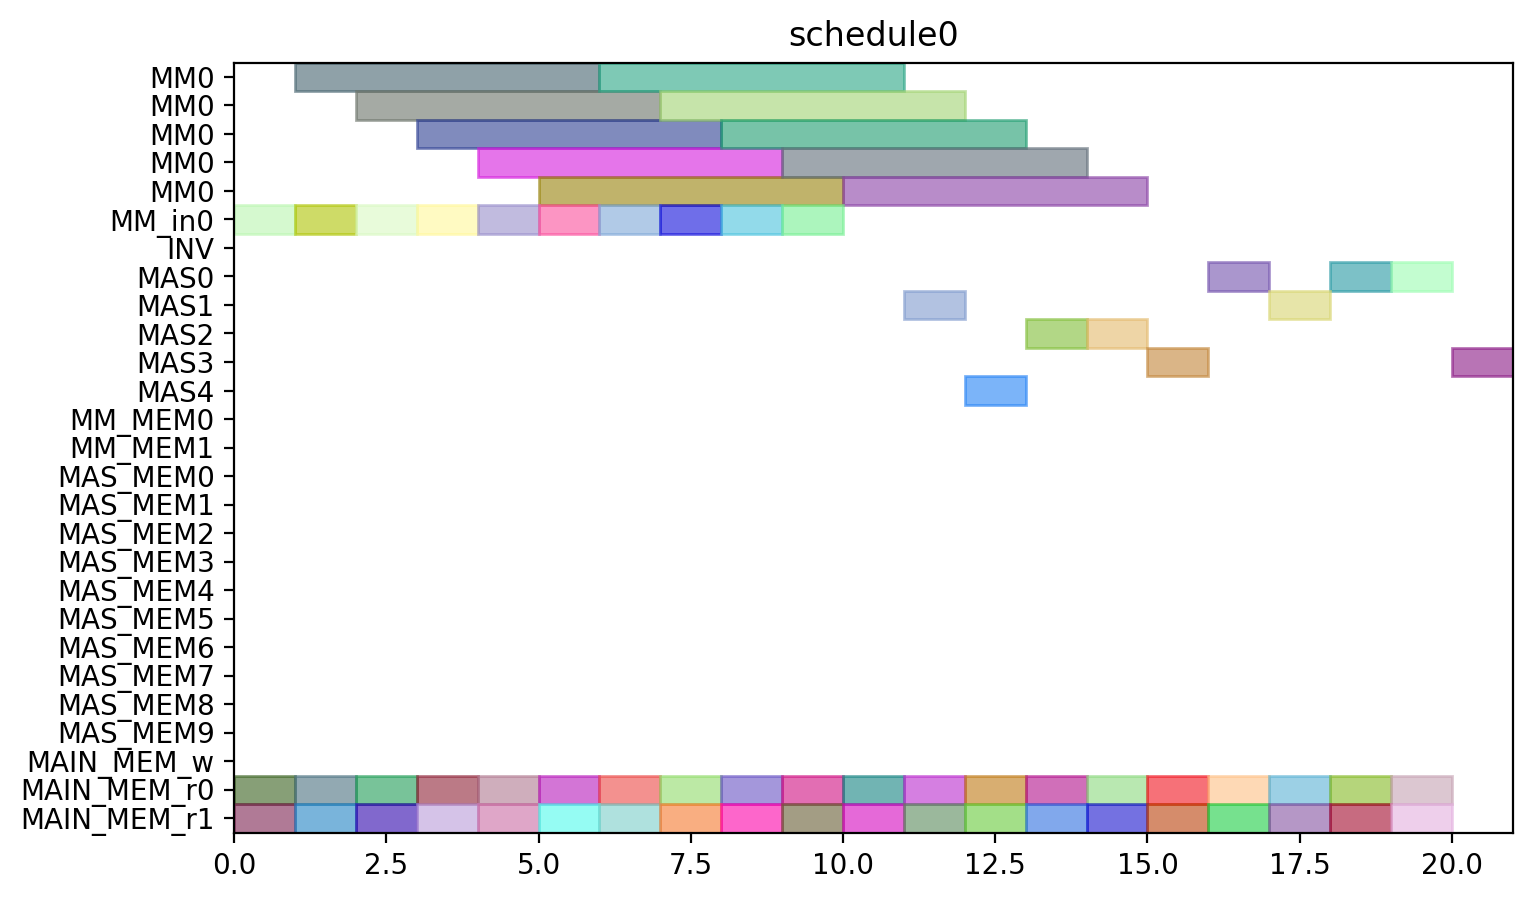

Generate this figure with Python:
from pyschedule import Scenario, solvers, plotters, alt


def solve():
	horizon = 90
	S = Scenario("schedule0", horizon=horizon)

	# resource
	MM = S.Resources('MM', num=1, size=5)
	MM_in = S.Resources('MM_in', num=1)
	INV = S.Resource('INV')
	MAS = S.Resources('MAS', num=5, size=1, periods=range(1, horizon))
	MM_MEM = S.Resources('MM_MEM', num=2)
	MAS_MEM = S.Resources('MAS_MEM', num=10)
	MAIN_MEM_w = S.Resource('MAIN_MEM_w', size=1)
	MAIN_MEM_r = S.Resources('MAIN_MEM_r', num=2)

	# result of previous scheduling

	# new tasks
	c10_t0_in = S.Task('c10_t0_in', length=1, delay_cost=1)
	c10_t0_in += alt(MM_in)
	c10_t0 = S.Task('c10_t0', length=5, delay_cost=1)
	c10_t0 += alt(MM)
	S += c10_t0>=c10_t0_in

	c10_t0_mem0 = S.Task('c10_t0_mem0', length=1, delay_cost=1)
	c10_t0_mem0 += MAIN_MEM_r[0]
	S += c10_t0_mem0 <= c10_t0

	c10_t0_mem1 = S.Task('c10_t0_mem1', length=1, delay_cost=1)
	c10_t0_mem1 += MAIN_MEM_r[1]
	S += c10_t0_mem1 <= c10_t0

	c10_t1_in = S.Task('c10_t1_in', length=1, delay_cost=1)
	c10_t1_in += alt(MM_in)
	c10_t1 = S.Task('c10_t1', length=5, delay_cost=1)
	c10_t1 += alt(MM)
	S += c10_t1>=c10_t1_in

	c10_t1_mem0 = S.Task('c10_t1_mem0', length=1, delay_cost=1)
	c10_t1_mem0 += MAIN_MEM_r[0]
	S += c10_t1_mem0 <= c10_t1

	c10_t1_mem1 = S.Task('c10_t1_mem1', length=1, delay_cost=1)
	c10_t1_mem1 += MAIN_MEM_r[1]
	S += c10_t1_mem1 <= c10_t1

	c10_t2 = S.Task('c10_t2', length=1, delay_cost=1)
	c10_t2 += alt(MAS)

	c10_t2_mem0 = S.Task('c10_t2_mem0', length=1, delay_cost=1)
	c10_t2_mem0 += MAIN_MEM_r[0]
	S += c10_t2_mem0 <= c10_t2

	c10_t2_mem1 = S.Task('c10_t2_mem1', length=1, delay_cost=1)
	c10_t2_mem1 += MAIN_MEM_r[1]
	S += c10_t2_mem1 <= c10_t2

	c10_t3 = S.Task('c10_t3', length=1, delay_cost=1)
	c10_t3 += alt(MAS)

	c10_t3_mem0 = S.Task('c10_t3_mem0', length=1, delay_cost=1)
	c10_t3_mem0 += MAIN_MEM_r[0]
	S += c10_t3_mem0 <= c10_t3

	c10_t3_mem1 = S.Task('c10_t3_mem1', length=1, delay_cost=1)
	c10_t3_mem1 += MAIN_MEM_r[1]
	S += c10_t3_mem1 <= c10_t3

	c20_t0_in = S.Task('c20_t0_in', length=1, delay_cost=1)
	c20_t0_in += alt(MM_in)
	c20_t0 = S.Task('c20_t0', length=5, delay_cost=1)
	c20_t0 += alt(MM)
	S += c20_t0>=c20_t0_in

	c20_t0_mem0 = S.Task('c20_t0_mem0', length=1, delay_cost=1)
	c20_t0_mem0 += MAIN_MEM_r[0]
	S += c20_t0_mem0 <= c20_t0

	c20_t0_mem1 = S.Task('c20_t0_mem1', length=1, delay_cost=1)
	c20_t0_mem1 += MAIN_MEM_r[1]
	S += c20_t0_mem1 <= c20_t0

	c20_t1_in = S.Task('c20_t1_in', length=1, delay_cost=1)
	c20_t1_in += alt(MM_in)
	c20_t1 = S.Task('c20_t1', length=5, delay_cost=1)
	c20_t1 += alt(MM)
	S += c20_t1>=c20_t1_in

	c20_t1_mem0 = S.Task('c20_t1_mem0', length=1, delay_cost=1)
	c20_t1_mem0 += MAIN_MEM_r[0]
	S += c20_t1_mem0 <= c20_t1

	c20_t1_mem1 = S.Task('c20_t1_mem1', length=1, delay_cost=1)
	c20_t1_mem1 += MAIN_MEM_r[1]
	S += c20_t1_mem1 <= c20_t1

	c20_t2 = S.Task('c20_t2', length=1, delay_cost=1)
	c20_t2 += alt(MAS)

	c20_t2_mem0 = S.Task('c20_t2_mem0', length=1, delay_cost=1)
	c20_t2_mem0 += MAIN_MEM_r[0]
	S += c20_t2_mem0 <= c20_t2

	c20_t2_mem1 = S.Task('c20_t2_mem1', length=1, delay_cost=1)
	c20_t2_mem1 += MAIN_MEM_r[1]
	S += c20_t2_mem1 <= c20_t2

	c20_t3 = S.Task('c20_t3', length=1, delay_cost=1)
	c20_t3 += alt(MAS)

	c20_t3_mem0 = S.Task('c20_t3_mem0', length=1, delay_cost=1)
	c20_t3_mem0 += MAIN_MEM_r[0]
	S += c20_t3_mem0 <= c20_t3

	c20_t3_mem1 = S.Task('c20_t3_mem1', length=1, delay_cost=1)
	c20_t3_mem1 += MAIN_MEM_r[1]
	S += c20_t3_mem1 <= c20_t3

	c01_t0_in = S.Task('c01_t0_in', length=1, delay_cost=1)
	c01_t0_in += alt(MM_in)
	c01_t0 = S.Task('c01_t0', length=5, delay_cost=1)
	c01_t0 += alt(MM)
	S += c01_t0>=c01_t0_in

	c01_t0_mem0 = S.Task('c01_t0_mem0', length=1, delay_cost=1)
	c01_t0_mem0 += MAIN_MEM_r[0]
	S += c01_t0_mem0 <= c01_t0

	c01_t0_mem1 = S.Task('c01_t0_mem1', length=1, delay_cost=1)
	c01_t0_mem1 += MAIN_MEM_r[1]
	S += c01_t0_mem1 <= c01_t0

	c01_t1_in = S.Task('c01_t1_in', length=1, delay_cost=1)
	c01_t1_in += alt(MM_in)
	c01_t1 = S.Task('c01_t1', length=5, delay_cost=1)
	c01_t1 += alt(MM)
	S += c01_t1>=c01_t1_in

	c01_t1_mem0 = S.Task('c01_t1_mem0', length=1, delay_cost=1)
	c01_t1_mem0 += MAIN_MEM_r[0]
	S += c01_t1_mem0 <= c01_t1

	c01_t1_mem1 = S.Task('c01_t1_mem1', length=1, delay_cost=1)
	c01_t1_mem1 += MAIN_MEM_r[1]
	S += c01_t1_mem1 <= c01_t1

	c01_t2 = S.Task('c01_t2', length=1, delay_cost=1)
	c01_t2 += alt(MAS)

	c01_t2_mem0 = S.Task('c01_t2_mem0', length=1, delay_cost=1)
	c01_t2_mem0 += MAIN_MEM_r[0]
	S += c01_t2_mem0 <= c01_t2

	c01_t2_mem1 = S.Task('c01_t2_mem1', length=1, delay_cost=1)
	c01_t2_mem1 += MAIN_MEM_r[1]
	S += c01_t2_mem1 <= c01_t2

	c01_t3 = S.Task('c01_t3', length=1, delay_cost=1)
	c01_t3 += alt(MAS)

	c01_t3_mem0 = S.Task('c01_t3_mem0', length=1, delay_cost=1)
	c01_t3_mem0 += MAIN_MEM_r[0]
	S += c01_t3_mem0 <= c01_t3

	c01_t3_mem1 = S.Task('c01_t3_mem1', length=1, delay_cost=1)
	c01_t3_mem1 += MAIN_MEM_r[1]
	S += c01_t3_mem1 <= c01_t3

	c11_t0_in = S.Task('c11_t0_in', length=1, delay_cost=1)
	c11_t0_in += alt(MM_in)
	c11_t0 = S.Task('c11_t0', length=5, delay_cost=1)
	c11_t0 += alt(MM)
	S += c11_t0>=c11_t0_in

	c11_t0_mem0 = S.Task('c11_t0_mem0', length=1, delay_cost=1)
	c11_t0_mem0 += MAIN_MEM_r[0]
	S += c11_t0_mem0 <= c11_t0

	c11_t0_mem1 = S.Task('c11_t0_mem1', length=1, delay_cost=1)
	c11_t0_mem1 += MAIN_MEM_r[1]
	S += c11_t0_mem1 <= c11_t0

	c11_t1_in = S.Task('c11_t1_in', length=1, delay_cost=1)
	c11_t1_in += alt(MM_in)
	c11_t1 = S.Task('c11_t1', length=5, delay_cost=1)
	c11_t1 += alt(MM)
	S += c11_t1>=c11_t1_in

	c11_t1_mem0 = S.Task('c11_t1_mem0', length=1, delay_cost=1)
	c11_t1_mem0 += MAIN_MEM_r[0]
	S += c11_t1_mem0 <= c11_t1

	c11_t1_mem1 = S.Task('c11_t1_mem1', length=1, delay_cost=1)
	c11_t1_mem1 += MAIN_MEM_r[1]
	S += c11_t1_mem1 <= c11_t1

	c11_t2 = S.Task('c11_t2', length=1, delay_cost=1)
	c11_t2 += alt(MAS)

	c11_t2_mem0 = S.Task('c11_t2_mem0', length=1, delay_cost=1)
	c11_t2_mem0 += MAIN_MEM_r[0]
	S += c11_t2_mem0 <= c11_t2

	c11_t2_mem1 = S.Task('c11_t2_mem1', length=1, delay_cost=1)
	c11_t2_mem1 += MAIN_MEM_r[1]
	S += c11_t2_mem1 <= c11_t2

	c11_t3 = S.Task('c11_t3', length=1, delay_cost=1)
	c11_t3 += alt(MAS)

	c11_t3_mem0 = S.Task('c11_t3_mem0', length=1, delay_cost=1)
	c11_t3_mem0 += MAIN_MEM_r[0]
	S += c11_t3_mem0 <= c11_t3

	c11_t3_mem1 = S.Task('c11_t3_mem1', length=1, delay_cost=1)
	c11_t3_mem1 += MAIN_MEM_r[1]
	S += c11_t3_mem1 <= c11_t3

	c21_t0_in = S.Task('c21_t0_in', length=1, delay_cost=1)
	c21_t0_in += alt(MM_in)
	c21_t0 = S.Task('c21_t0', length=5, delay_cost=1)
	c21_t0 += alt(MM)
	S += c21_t0>=c21_t0_in

	c21_t0_mem0 = S.Task('c21_t0_mem0', length=1, delay_cost=1)
	c21_t0_mem0 += MAIN_MEM_r[0]
	S += c21_t0_mem0 <= c21_t0

	c21_t0_mem1 = S.Task('c21_t0_mem1', length=1, delay_cost=1)
	c21_t0_mem1 += MAIN_MEM_r[1]
	S += c21_t0_mem1 <= c21_t0

	c21_t1_in = S.Task('c21_t1_in', length=1, delay_cost=1)
	c21_t1_in += alt(MM_in)
	c21_t1 = S.Task('c21_t1', length=5, delay_cost=1)
	c21_t1 += alt(MM)
	S += c21_t1>=c21_t1_in

	c21_t1_mem0 = S.Task('c21_t1_mem0', length=1, delay_cost=1)
	c21_t1_mem0 += MAIN_MEM_r[0]
	S += c21_t1_mem0 <= c21_t1

	c21_t1_mem1 = S.Task('c21_t1_mem1', length=1, delay_cost=1)
	c21_t1_mem1 += MAIN_MEM_r[1]
	S += c21_t1_mem1 <= c21_t1

	c21_t2 = S.Task('c21_t2', length=1, delay_cost=1)
	c21_t2 += alt(MAS)

	c21_t2_mem0 = S.Task('c21_t2_mem0', length=1, delay_cost=1)
	c21_t2_mem0 += MAIN_MEM_r[0]
	S += c21_t2_mem0 <= c21_t2

	c21_t2_mem1 = S.Task('c21_t2_mem1', length=1, delay_cost=1)
	c21_t2_mem1 += MAIN_MEM_r[1]
	S += c21_t2_mem1 <= c21_t2

	c21_t3 = S.Task('c21_t3', length=1, delay_cost=1)
	c21_t3 += alt(MAS)

	c21_t3_mem0 = S.Task('c21_t3_mem0', length=1, delay_cost=1)
	c21_t3_mem0 += MAIN_MEM_r[0]
	S += c21_t3_mem0 <= c21_t3

	c21_t3_mem1 = S.Task('c21_t3_mem1', length=1, delay_cost=1)
	c21_t3_mem1 += MAIN_MEM_r[1]
	S += c21_t3_mem1 <= c21_t3

	solvers.mip.solve(S,msg=1,kind='CPLEX',ratio_gap=1.01)

	solution = [['hoge']*len(S.solution()[1]) for i in range(len(S.solution()))]
	for i in range(len(S.solution())):
		for j in range(len(S.solution()[i])):
			solution[i][j]=str(S.solution()[i][j])
	print(solution)

	cycles = int(solution[-1][3])

	pic_file_name = "/home/mfukuda/ABE/python/multiRAM_multiMAS/scheduling_result/stage5MM1_stage1MAS5/FROB/schedule0.png"
	if(S.solution() != []):
		plotters.matplotlib.plot(S,img_filename=pic_file_name, show_task_labels=False, fig_size=(cycles*0.25+3, 5))

	return solution
